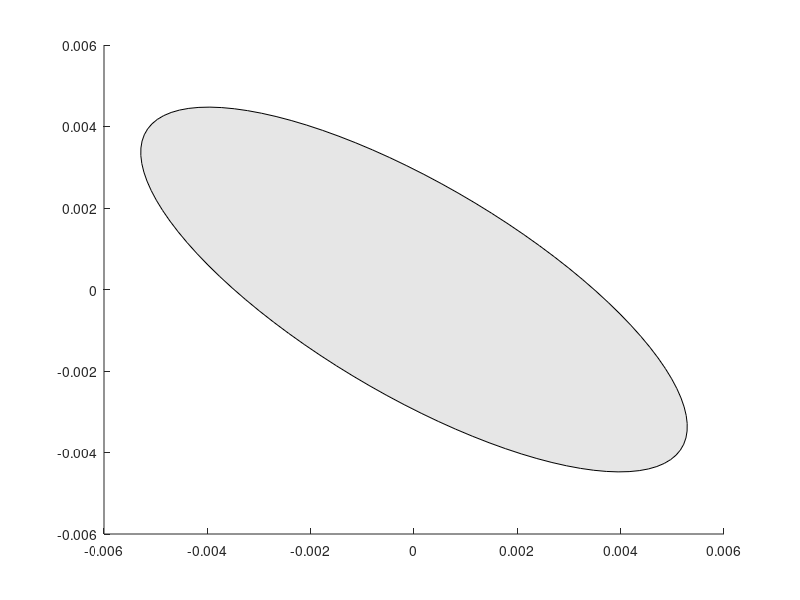

Recreate this plot in MATLAB.
clc
clear all
close all

a = 0.0065;
b = 0.0024;

t = 0:pi/50:2*pi;
th = atan2(0.6254,-0.7803);

pts = zeros(2,length(t));

for i = 1:length(t)
  pts(1,i) = a*cos(t(i))*cos(th) - b*sin(t(i))*sin(th);
  pts(2,i) = a*cos(t(i))*sin(th) + b*sin(t(i))*cos(th);
end

patch(pts(1,:),pts(2,:),[0.9,0.9,0.9])